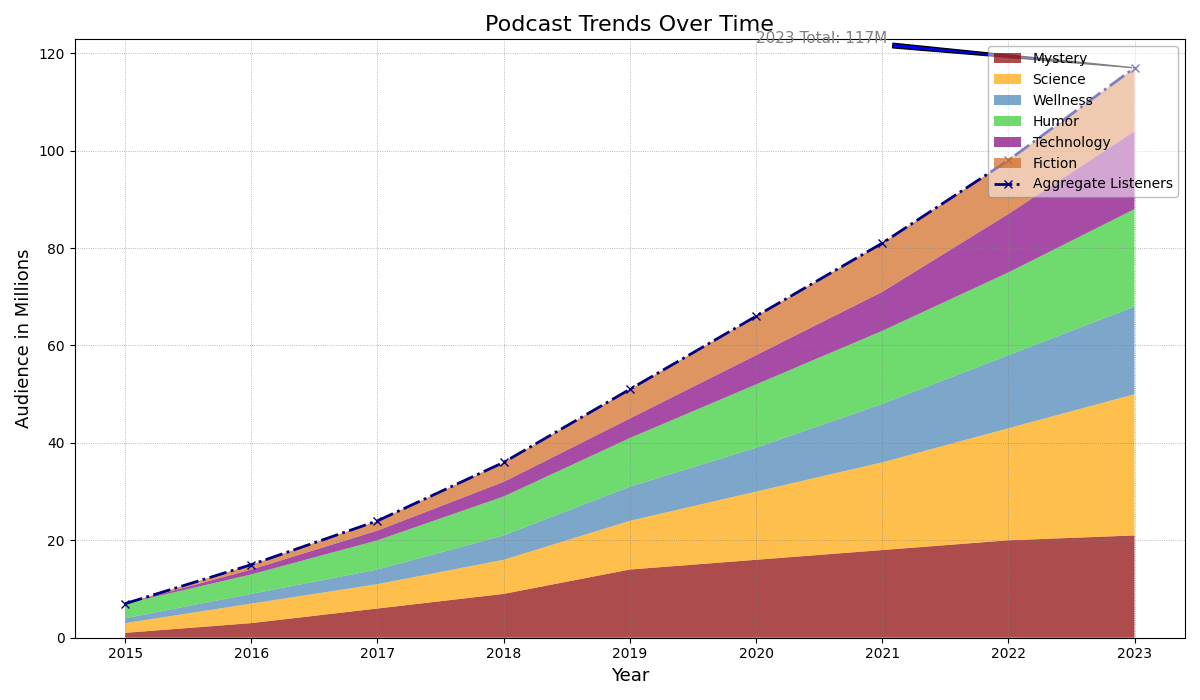

Write Python code to recreate this figure.
import matplotlib.pyplot as plt
import numpy as np

years = np.arange(2015, 2024)

podcast_data = {
    'Mystery': np.array([1, 3, 6, 9, 14, 16, 18, 20, 21]),
    'Science': np.array([2, 4, 5, 7, 10, 14, 18, 23, 29]),
    'Wellness': np.array([1, 2, 3, 5, 7, 9, 12, 15, 18]),
    'Humor': np.array([3, 4, 6, 8, 10, 13, 15, 17, 20]),
    'Technology': np.array([0, 1, 2, 3, 4, 6, 8, 12, 16]),
    'Fiction': np.array([0, 1, 2, 4, 6, 8, 10, 11, 13]),
}

values = np.array(list(podcast_data.values()))
cumulative_listeners = values.sum(axis=0)

fig, ax = plt.subplots(figsize=(12, 7))

ax.stackplot(years, values, labels=podcast_data.keys(), 
             colors=['#8b0000', '#ffa500', '#4682b4', '#32cd32', '#800080', '#d2691e'], alpha=0.7)

ax.plot(years, cumulative_listeners, color='navy', linewidth=2.0, linestyle='-.', marker='x', label='Aggregate Listeners')

ax.set_title('Podcast Trends Over Time', fontsize=16, fontweight='medium')
ax.set_xlabel('Year', fontsize=13)
ax.set_ylabel('Audience in Millions', fontsize=13)

ax.annotate(f'2023 Total: {cumulative_listeners[-1]}M', xy=(2023, cumulative_listeners[-1]), xytext=(2020, cumulative_listeners[-1] + 5),
            arrowprops=dict(facecolor='blue', arrowstyle='wedge'), fontsize=11, fontweight='normal', color='grey')

ax.legend(loc='upper right', frameon=True, framealpha=0.5, edgecolor='gray')
ax.grid(linewidth=0.6, linestyle=':', color='gray', alpha=0.7)

plt.tight_layout()
plt.show()
